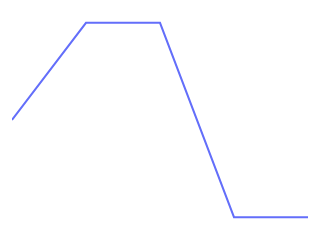

The notebook cell this image was saved under:
### Code cell
runs_plot = px.line(runs_per_week.tail(5), height=75, width=125)

runs_plot.update_layout(
    paper_bgcolor = colors['background'][0],
    plot_bgcolor = colors['background'][0],
    yaxis_title=None,
    xaxis_title=None,
    yaxis=None,
    grid=None,
    showlegend=False,
    font_color = colors['text'][1],
    margin=dict(l=12, r=12, t=12, b=12)
)

runs_plot.update_xaxes(showticklabels=False)
runs_plot.update_yaxes(showticklabels=False)

runs_plot.show()

### Figure 1 — Plotly figure (JSON) as saved in the notebook; plotly's stock layout.template omitted (floating-point values rounded to 4 significant figures)
{"data": [{"hovertemplate": "variable=0<br>week=%{x}<br>value=%{y}<extra></extra>", "legendgroup": "0", "line": {"color": "#636efa", "dash": "solid"}, "marker": {"symbol": "circle"}, "mode": "lines", "name": "0", "orientation": "v", "showlegend": true, "type": "scatter", "x": [20, 21, 22, 23, 24], "xaxis": "x", "y": [3, 4, 4, 2, 2], "yaxis": "y"}], "layout": {"font": {"color": "#FFFFFF"}, "grid": {}, "height": 75, "legend": {"title": {"text": "variable"}, "tracegroupgap": 0}, "margin": {"b": 12, "l": 12, "r": 12, "t": 12}, "paper_bgcolor": "rgba(0,0,0,0)", "plot_bgcolor": "rgba(0,0,0,0)", "showlegend": false, "width": 125, "xaxis": {"anchor": "y", "domain": [0, 1], "showticklabels": false, "title": {}}, "yaxis": {"showticklabels": false}}}
